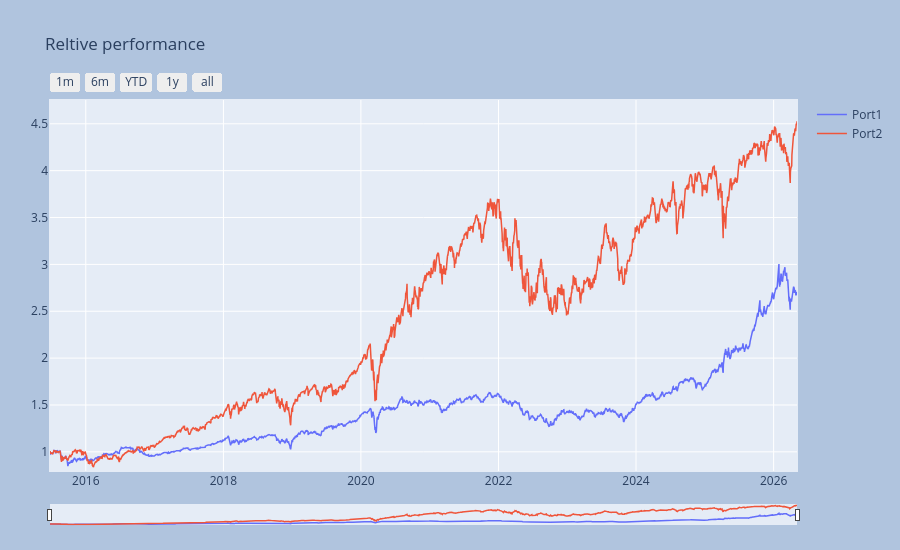

Notebook source saved alongside this figure:
### Markdown cell above
### Visualized the 2 portfolios time-series

> Note the use of flag `fancy=True`. It designates the use of *plotly* package for interactive time-series. 

As expected, `Port2` is more aggressive than `Port1`.

### Code cell
_ = pp.port_view_all(componly=True, fancy=True, title="Reltive performance")

### Figure 1 — Plotly figure (JSON) as saved in the notebook; plotly's stock layout.template omitted (floating-point values rounded to 4 significant figures; data arrays with more than 128 entries replaced by an {"elided": "..."} marker saying what was removed)
{"data": [{"line": {"width": 1.5}, "name": "Port1", "type": "scatter", "x": {"elided": "2731 str values"}, "y": {"elided": "2731 float values"}}, {"line": {"width": 1.5}, "name": "Port2", "type": "scatter", "x": {"elided": "2731 str values"}, "y": {"elided": "2731 float values"}}], "layout": {"autosize": false, "height": 550, "margin": {"b": 25, "l": 50, "pad": 1, "r": 50, "t": 100}, "paper_bgcolor": "LightSteelBlue", "title": {"text": "Reltive performance"}, "width": 900, "xaxis": {"autorange": false, "fixedrange": false, "range": ["2015-06-25T00:00:00", "2026-05-05T00:00:00"], "rangeselector": {"buttons": [{"count": 1, "label": "1m", "step": "month", "stepmode": "backward"}, {"count": 6, "label": "6m", "step": "month", "stepmode": "backward"}, {"count": 1, "label": "YTD", "step": "year", "stepmode": "todate"}, {"count": 1, "label": "1y", "step": "year", "stepmode": "backward"}, {"step": "all"}]}, "rangeslider": {"thickness": 0.05, "visible": true}, "title": {}, "type": "date"}, "yaxis": {"autorange": false, "fixedrange": false, "range": [0.7956, 4.754], "title": {}}}}
